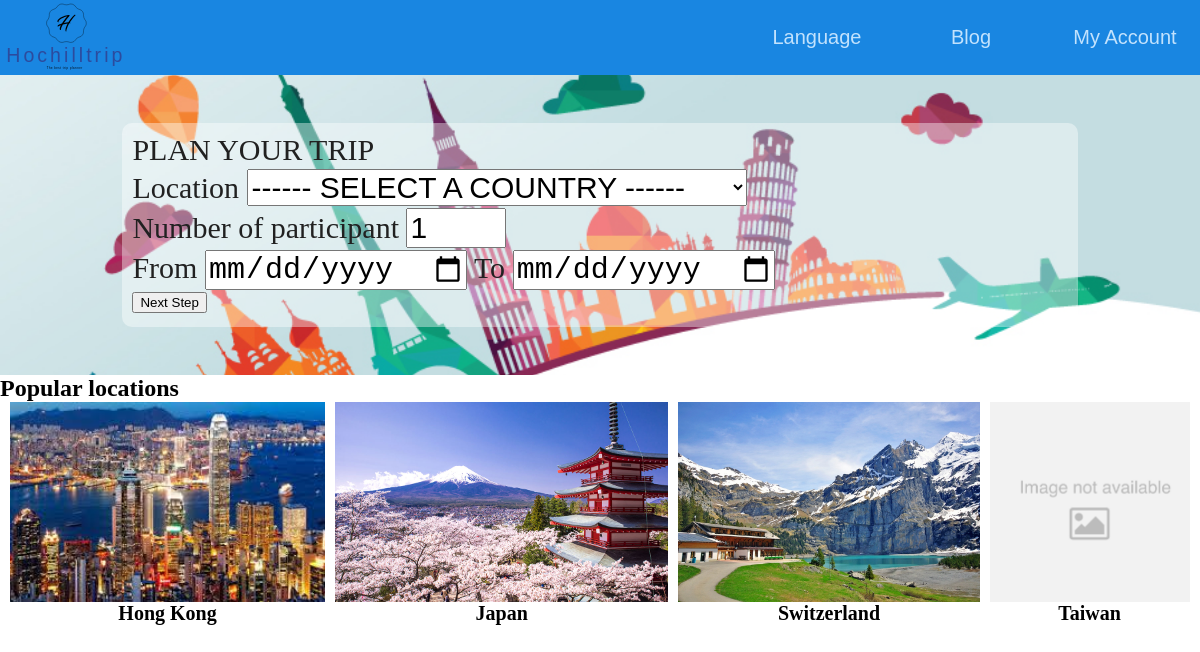
Screenshot of /home (signed in) with the database file from the repository.
### tables this page shows
CREATE TABLE `country` (
  `countryID` int(11) NOT NULL,
  `EN` varchar(32) NOT NULL,
  `ZH` varchar(32) NOT NULL
);

### home_text.php (called while the page is built, shortened)
<?php
    if (isset($required)) {
        if ($_SESSION["lang"] == "EN") {
            $home_text["plantrip"] = "PLAN YOUR TRIP";
            $home_text["country"] = "Location";
            $home_text["selectcountry"] = "------ SELECT A COUNTRY ------";
            $home_text["participant"] = "Number of participant";
            $home_text["from"] = "From";
            $home_text["to"] = "To";
            $home_text["transport"] = "I will travel by transport in this trip.";
            $home_text["nextstep"] = "Next Step";
            $home_text["popularcountries"] = "Popular locations";
        } else if ($_SESSION["lang"] == "ZH") {
            $home_text["plantrip"] = "計劃你的行程";
            $home_text["country"] = "地點";
            $home_text["selectcountry"] = "--------------- 選擇城市 ---------------";
            $home_text["participant"] = "人數";
            $home_text["from"] = "由";
            $home_text["to"] = "到";
            $home_text["transport"] = "我會使用交通工具";
            $home_text["nextstep"] = "下一步";
            $home_text["popularcountries"] =  "熱門地點";
        }
    }
?>

### home.php (the view, shortened to what this page needs)
<?php $required=1; require("html_start.php"); require("home_text.php"); require("database.php");?>
<div id="banner_container">
    <table style="width:100%; height:100%;text-align:center;">
            <tr><td>
        <div id="banner_content">
        <div>
            <form id="createPlanFrm">
                <formline><?php echo $home_text["plantrip"]?></formline>
                <formline><?php echo $home_text["country"] ?>
                    <select style="width:500px">
                        <option value='0'><?php echo $home_text["selectcountry"]?></option>
                    </select>
                </formline>
                <formline><?php echo $home_text["participant"]?> <input type="number" style="width:100px" value="1"></formline>
                <formline><?php echo $home_text["from"]?> <input type="date" data="start"> <?php echo $home_text["to"]?> <input type="date" data="end"></formline>
                <button><?php echo $home_text["nextstep"]?></button>
            </form>
        </div>
</div>
</td></tr>
</table>
</div>
<div id="popular_country">
    <h2><?php echo $home_text["popularcountries"]?></h2>
    <center>
        <?php
            $sql = "SELECT country.countryID,".$_SESSION["lang"]." AS name, EN from country left join plan on country.countryID = plan.countryID and state = 2 group by country.countryid order by count(country.countryid) DESC, EN";
            $result = $conn->query($sql);
            if ($result->num_rows > 0) {
                echo "<div class='drag'>";
                while($row = $result->fetch_assoc()) {
                    echo
                        "<div data='".$row["countryID"]."'>".
                            "<img src='imgs/country/".$row["EN"].".jpg'><br>".
                            "<b style='cursor: pointer'>".$row["name"]."</b>".
                        "</div>";
                }
                echo "</div>";
            }
        ?>
    </center>
</div>
<?php $conn->close();require("html_end.php");?>

### css/style.css (style rules this page uses)
h2 { word-break: break-word; }
body { margin: 0; overflow-y: hidden; overflow-x: auto; width: 100%; height: 100%; background-color: #a8e3ff; min-width:590; }
div { box-sizing: border-box; }
form { margin-bottom: 0; }
input, button { outline: none; }
button { cursor: pointer; }
#banner_container { height:300px; position: relative; background-image: url("../imgs/banner.jpg"); background-position: center; background-repeat: no-repeat; background-size: cover; }
#banner_content { display: inline-block; width:80%; font-size: 30px; color: #212121; text-align: left; }
#banner_content formline { display:block; margin-bottom: 2px; }
#banner_content button { margin-bottom: 12px; }
#banner_content select, #banner_content input { font-size: 30px; }
#banner_content div { padding: 10px; border-radius: 10px; background-color: rgba(255, 255, 255,0.4); position: relative; width:100%; padding-bottom: 2px; }
#popular_country center, #explore_places center { white-space: nowrap; overflow: hidden; }
.drag { cursor: grab; }
#popular_country div,#explore_places div { margin: 0 5 0 5; text-align: center; display: inline-block; font-size: 20px; }
#popular_country div img ,#explore_places div img { height: 200px; }

### css/quillsnow.css (style rules this page uses)
p, ol, ul, pre, blockquote, h1, h2, h3, h4, h5, h6 { margin: 0; padding: 0; counter-reset: list-1 list-2 list-3 list-4 list-5 list-6 list-7 list-8 list-9; }

### rows the page displays
country: EN (picture), EN "Hong Kong"
country: EN (picture), EN "Japan"
country: EN (picture), EN "Switzerland"
country: shows a picture, EN "Taiwan"

### other values shown
$html_start_text["language"] "Language"
$html_start_text["blog"] "Blog"
$html_start_text["myaccount"] "My Account"
$home_text["plantrip"] "PLAN YOUR TRIP"
$home_text["country"] "Location"
$home_text["participant"] "Number of participant"
$home_text["from"] "From"
$home_text["to"] "To"
$home_text["nextstep"] "Next Step"
$home_text["popularcountries"] "Popular locations"
form field value "------ SELECT A COUNTRY ------"
